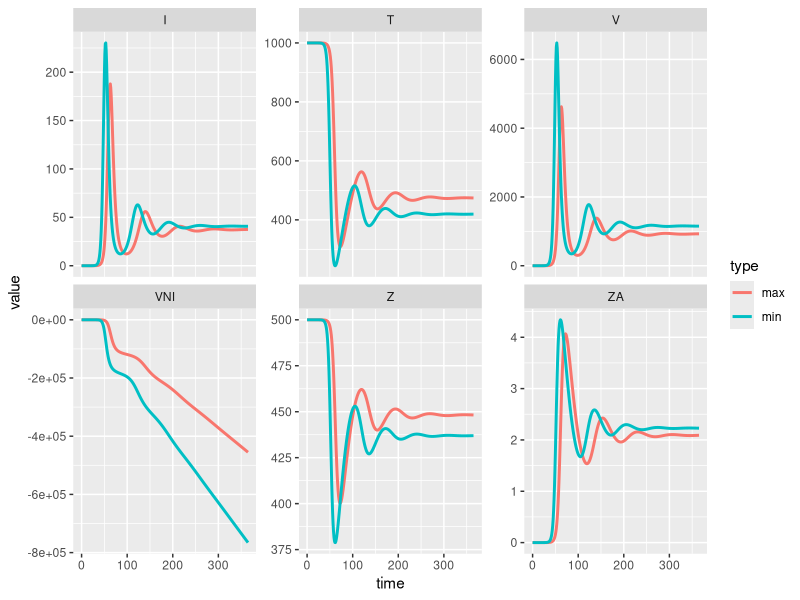
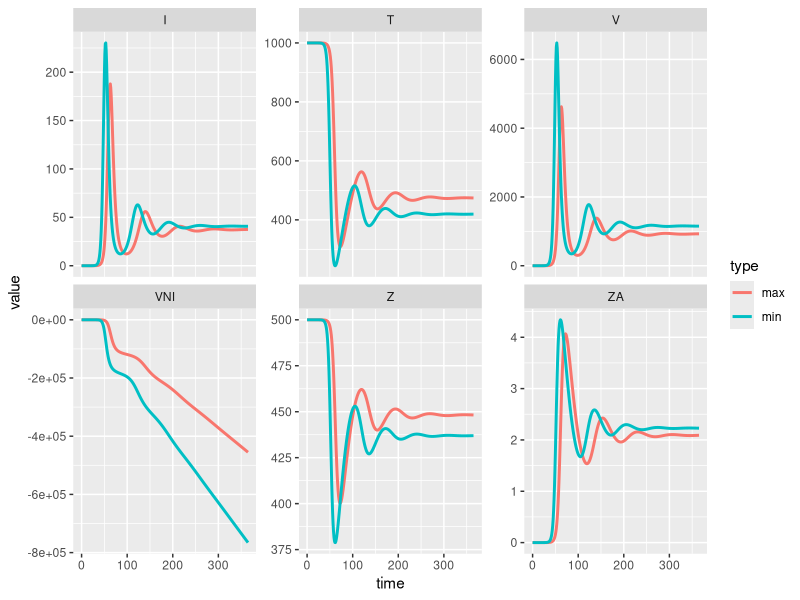

Generate these figures, in order, with R:
library(deSolve)
library(ggplot2)
library(tidyr)

############
#Amprenavir#
############

# hiv_func is the function on the right hand side of the
# differential equation. 
pi_func <- function(t, HIV, params) {

    T = HIV["T"]
    I = HIV["I"]
    V = HIV["V"]
    VNI = HIV["VNI"]
    Z = HIV["Z"]
    ZA = HIV["ZA"]

    mu_x = params["mu_x"]
    mu_y = params["mu_y"]
    mu_v = params["mu_v"]
    mu_vni = params["mu_vni"]
    N_PI = params["N_PI"]
    mu_z = params["mu_z"]
    k_v = params["k_v"]
    beta_z = params["beta_z"]
    beta_v = params["beta_v"]
    p_y = params["p_y"]
    p_v = params["p_v"]
    lambda_x = params["lambda_x"]
    lambda_z= params["lambda_z"]


    # now that we have extracted the parameters, we can evaluate the
    # differential equation's right hand side

    dT = lambda_x - mu_x*T - beta_v*T*V
    dI = beta_v*T*V - mu_y*I - p_y*I*ZA
    #
    dV = (1 - N_PI)*k_v*mu_y*I - mu_v*V - p_v*V*ZA
    dVNI = N_PI*k_v*mu_y*I - mu_v*V - p_v*V*ZA
    #
    dZ = lambda_z - mu_z*Z - beta_z*Z*V
    dZA = beta_z*Z*I -mu_z*ZA

    list(c(dT, dI, dV, dVNI, dZ, dZA))
}

C_min <- 0.28
C_max <- 4.63
EC_50_min <- 0.006
EC_50_max <- 0.04
Hill_Coefficient <- 3

N_PI_min = (C_min ^ Hill_Coefficient) / ((C_min ^ Hill_Coefficient) + (EC_50_min ^ Hill_Coefficient))
N_PI_max = (C_max ^ Hill_Coefficient) / ((C_max ^ Hill_Coefficient) + (EC_50_max ^ Hill_Coefficient))

N_PI_min = .2
N_PI_max = .3

#parameters
parms_min <- c(mu_x = 0.02,
           mu_y = 0.24,
           #
           mu_v = 2.4,
           mu_vni =2.4,
           N_PI = N_PI_min,
           #
           mu_z = 0.04,
           k_v = 360,
           beta_z = 0.000005,
           beta_v = 0.000024,
           p_y = 0.02,
           p_v = 0.02,
           lambda_x = 20,
           lambda_z = 20)

#parameters
parms_max <- c(mu_x = 0.02,
           mu_y = 0.24,
           #
           mu_v = 2.4,
           mu_vni =2.4,
           N_PI = N_PI_max,
           #
           mu_z = 0.04,
           k_v = 360,
           beta_z = 0.000005,
           beta_v = 0.000024,
           p_y = 0.02,
           p_v = 0.02,
           lambda_x = 20,
           lambda_z = 20)
	   

# initial values
Pstart <- c(T = 1000,
       	    I = 0,
            V = 0.001,
            VNI = 0,
	    Z = 500,
	    ZA = 0)

# set the times (full collection of x axis points)
times <- seq(from=0, to=365, by= 1)

diffeq_result_min <- ode(
    func=pi_func,
    y=Pstart,
    times=times,
    parms=parms_min)

diffeq_result_max <- ode(
    func=pi_func,
    y=Pstart,
    times=times,
    parms=parms_max)


diffeq_result_min <- as.data.frame(diffeq_result_min)
diffeq_result_max <- as.data.frame(diffeq_result_max)

gathered_result_min <- gather(diffeq_result_min, variable, value, -time)
gathered_result_min$type <- "min"

gathered_result_max <- gather(diffeq_result_max, variable, value, -time)
gathered_result_max$type <- "max"

gathered_result <- rbind(gathered_result_min, gathered_result_max)

gathered_result_wider <- gathered_result %>%
    pivot_wider(
        id_cols = c("time", "variable"),
        names_from = type,
        values_from = value     
        )



plot_result <- ggplot(data = gathered_result,#subset(gathered_result, variable == "TR"), #plot declared equation(s) only
                      mapping=aes(x=time, y= value, color = type))+ #, fill = variable)) +
                      #geom_ribbon(alpha = .7) + theme_classic() +
                      geom_line(linewidth = 1)+
                      #plot each equation on its own graph
                      facet_wrap(~variable, scales = "free_y")
		

#save to file
fname_base <- "result_pi_2"
extensions = c("png", "pdf")
for (ext in extensions) {
    fname <- paste(fname_base, ".", ext, sep="")
    ggsave(fname, plot_result, height = 5, width = 9) #height,width of png/ pdf
    print(paste("wrote output to file ", fname))
    }
